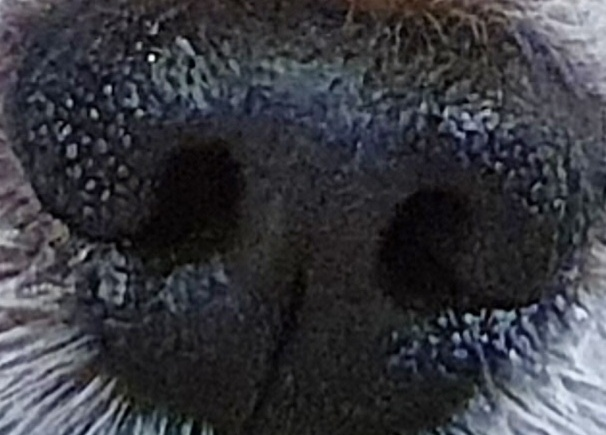
#> input picture nose/SVM-Classifier/Dog-Data/test/6.jpg, 606 x 435 px; its folder holds only this picture in this run
$ python -i learning.py   (imports and definitions only)
#> lines starting #> are read from the running program, lines starting #| are printed output that depends on the picture
import os
import cv2
import numpy as np

# [5 lines left out: function create_folder, not called in this run]

def histo_clahe(img_path):
    """
    이미지 경로를 입력받아 CLAHE를 적용한 이미지를 반환하는 함수
    """
#> called with img_path = 'SVM-Classifier/Dog-Data/test/6.jpg'
    print(f"Processing: {img_path}")  # 디버깅용 출력
    img_array = np.fromfile(img_path, np.uint8)
    img = cv2.imdecode(img_array, cv2.IMREAD_COLOR)
#> img is the input picture: shape (435, 606, 3); mean B, G, R 62.8, 56.7, 56

    if img is None:
        raise ValueError(f"이미지를 불러올 수 없습니다. 경로를 확인하세요: {img_path}")

    height, width, _ = img.shape
#> height = 435; width = 606

    # 이미지 크기가 너무 크면 절반으로 줄이기
    while height >= 600 or width >= 600:
        img = cv2.resize(img, (width // 2, height // 2))
        height, width, _ = img.shape

    # YUV 컬러 스페이스 변환
    img_yuv = cv2.cvtColor(img, cv2.COLOR_BGR2YUV)
#> img_yuv: shape (217, 303, 3); mean of channels 0, 1, 2 57.1, 130.6, 126.9

    # 밝기 채널에 CLAHE 적용
    clahe = cv2.createCLAHE(clipLimit=3.0, tileGridSize=(8, 8))
    img_yuv[:, :, 0] = clahe.apply(img_yuv[:, :, 0])  # CLAHE 적용
#> img_yuv: shape (217, 303, 3); mean of channels 0, 1, 2 98.3, 130.6, 126.9

    # 다시 BGR로 변환
    img_clahe = cv2.cvtColor(img_yuv, cv2.COLOR_YUV2BGR)
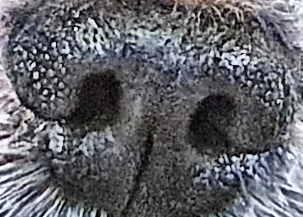
#> img_clahe: shape (217, 303, 3); mean B, G, R 103.5, 97.8, 97

    return img_clahe


# [44 lines left out: function learning, not called in this run]

>>> result = histo_clahe('SVM-Classifier/Dog-Data/test/6.jpg')

$ run again, on nose/SVM-Classifier/Dog-Data/test/test_0.jpg
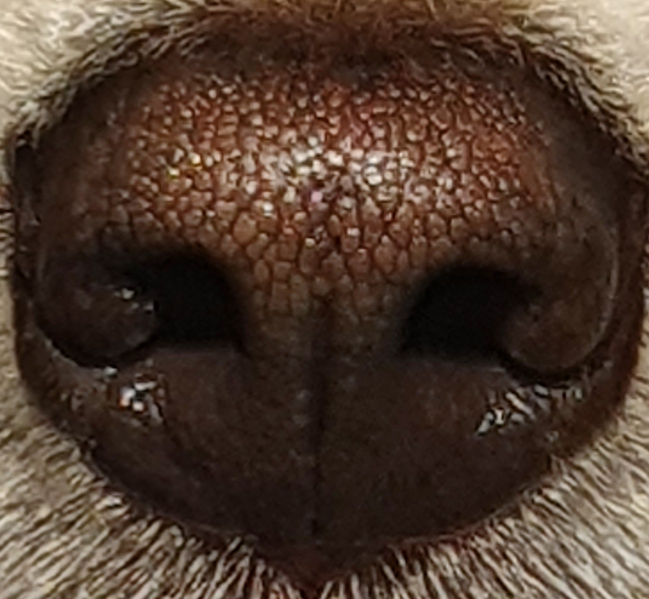
#> input picture nose/SVM-Classifier/Dog-Data/test/test_0.jpg, 1297 x 1198 px (shown at 1/2 size)
#> in histo_clahe, img is the input picture: shape (1198, 1297, 3); mean B, G, R 45.6, 58, 77.5
#> the loop in histo_clahe, `while height >= 600 or width >= 600:` made 2 passes
#> pass 1, in histo_clahe, `img = cv2.resize(img, (width // 2, height // 2))`:
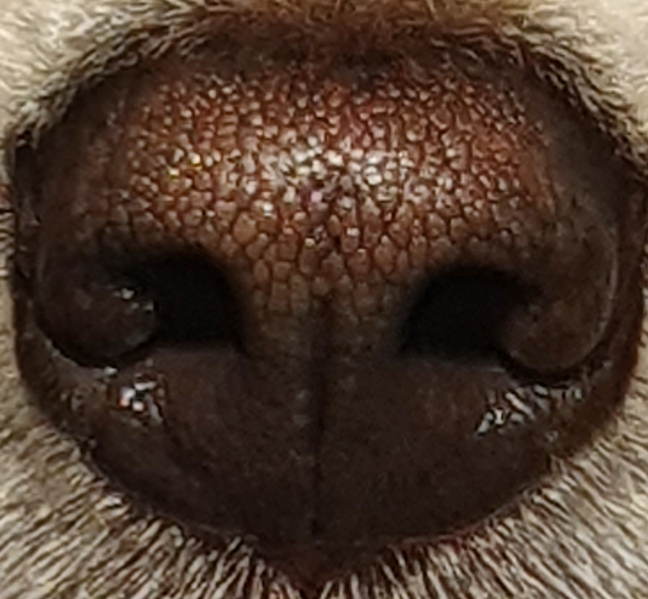
#> img: shape (599, 648, 3); mean B, G, R 45.5, 58, 77.5
#> in histo_clahe, `img_clahe = cv2.cvtColor(img_yuv, cv2.COLOR_YUV2BGR)`:
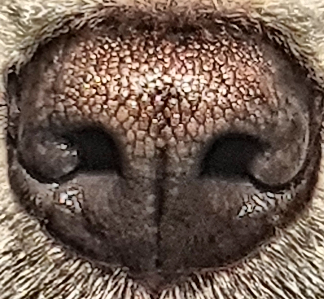
#> img_clahe: shape (299, 324, 3); mean B, G, R 80.1, 91.9, 111.4

$ run again, on nose/SVM-Classifier/Dog-Data/test/test_1.jpg
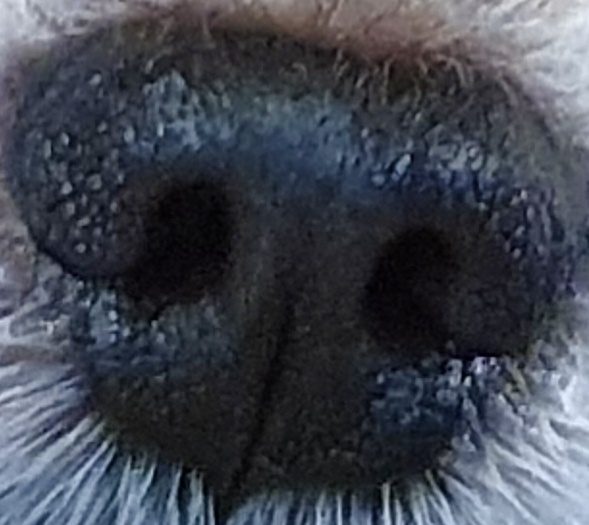
#> input picture nose/SVM-Classifier/Dog-Data/test/test_1.jpg, 589 x 525 px
#> in histo_clahe, img is the input picture: shape (525, 589, 3); mean B, G, R 78.6, 68.3, 64
#> in histo_clahe, `img_clahe = cv2.cvtColor(img_yuv, cv2.COLOR_YUV2BGR)`:
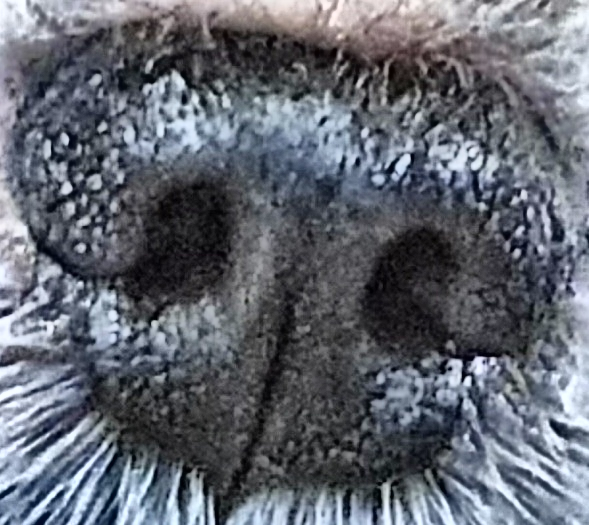
#> img_clahe: shape (525, 589, 3); mean B, G, R 111.6, 102, 97.5

$ run again, on nose/SVM-Classifier/Dog-Data/test/test_2.jpg
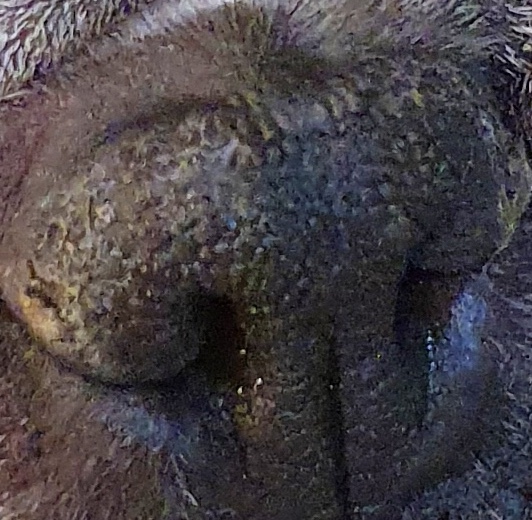
#> input picture nose/SVM-Classifier/Dog-Data/test/test_2.jpg, 532 x 520 px
#> in histo_clahe, img is the input picture: shape (520, 532, 3); mean B, G, R 69.1, 65.2, 70.8
#> in histo_clahe, `img_clahe = cv2.cvtColor(img_yuv, cv2.COLOR_YUV2BGR)`:
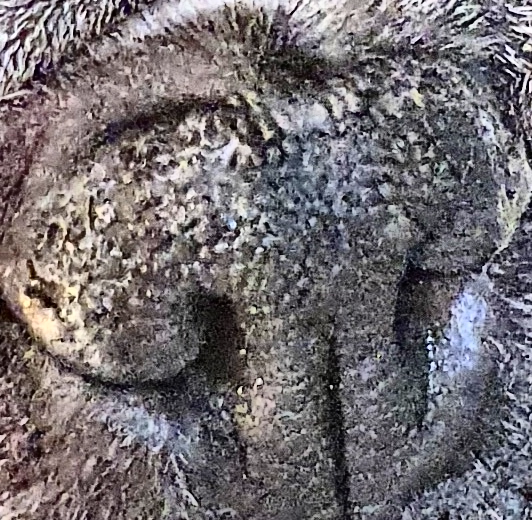
#> img_clahe: shape (520, 532, 3); mean B, G, R 111.9, 108.1, 113.7
